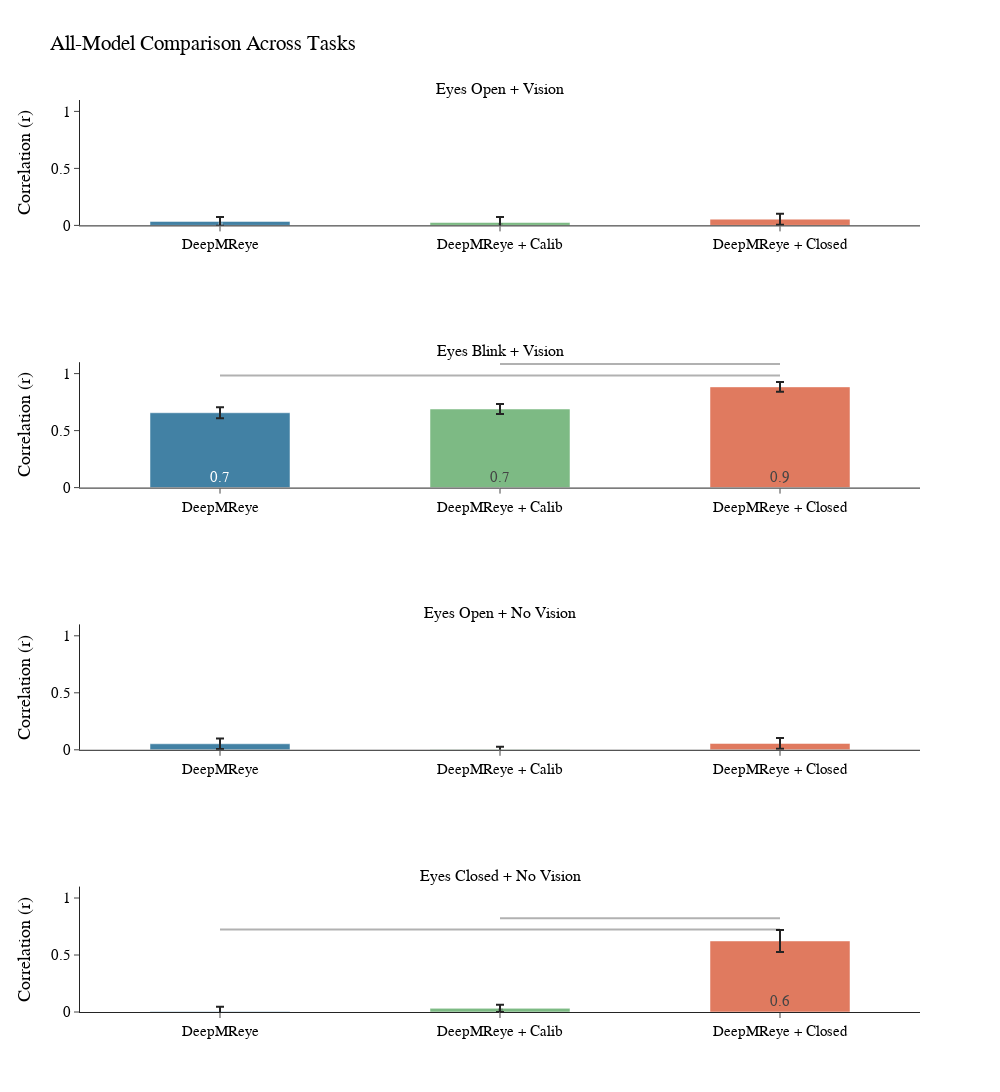

This figure's notebook cell:
### Code cell
# CORRELATION COMPARISON PLOTS
import plotly.graph_objects as go
from plotly.subplots import make_subplots
import pandas as pd

# Colors and layout
model_colors = {
    "ptclosed": "#4281A4",   # Blue
    "closed_ftcalib": "#7DBA84",    # Emerald
    "closed": "#E07A5F"    # Rust
}

# Task titles
task_titles = {
    "task_1": "Eyes Open + Vision",
    "task_2": "Eyes Blink + Vision",
    "task_3": "Eyes Open + No Vision",
    "task_4": "Eyes Closed + No Vision"
}

model_name_map = {
    "ptclosed": "DeepMReye",
    "closed_ftcalib": "DeepMReye + Calib",
    "closed": "DeepMReye + Closed"
}

# Create subplot figure: 4 tasks × 1 column
fig = make_subplots(
    rows=4, cols=1,
    subplot_titles=[title for title in task_titles.values()],
    vertical_spacing=0.15
)

task_list = list(task_titles.keys())

for row, task in enumerate(task_list, start=1):
    subset = df_corr[df_corr["task"] == task]

    means = subset.groupby("model")["corr"].mean() 
    stderrs = subset.groupby("model")["corr"].sem() 

    x_vals = [model_name_map[m] for m in ["ptclosed", "closed_ftcalib", "closed"]]
    y_vals = [means.get(m, 0) for m in ["ptclosed", "closed_ftcalib", "closed"]]
    errors = [stderrs.get(m, 0) for m in ["ptclosed", "closed_ftcalib", "closed"]]
    colors = [model_colors[m] for m in ["ptclosed", "closed_ftcalib", "closed"]]

    fig.add_trace(go.Bar(
        x=x_vals,
        y=y_vals,
        error_y=dict(type='data', array=errors),
        text=[f"{v:.1f}" for v in y_vals],
        textposition="inside",
        insidetextanchor="start",
        marker_color=colors,
        width=0.5,
        showlegend=False
    ), row=row, col=1)

    # Significance checks (pairwise)
    model_list = ["ptclosed", "closed_ftcalib", "closed"]
    pair_count = 0  # counter to stagger lines

    for i, model_a in enumerate(model_list):
        for model_b in model_list[i+1:]:
            sig_row = sig_df_corr[
            (sig_df_corr.task.apply(lambda x: x[0]) == task) &
            (sig_df_corr.model_a == model_a) &
            (sig_df_corr.model_b == model_b)
            ]
            if not sig_row.empty and sig_row.iloc[0].p_value < 0.05:
                max_y = max(y_vals)
                # Stagger lines by pair_count
                line_y = max_y + 0.1 + pair_count*0.1
                fig.add_shape(
                    type="line",
                    x0=model_name_map[model_a],
                    x1=model_name_map[model_b],
                    y0=line_y,
                    y1=line_y,
                    line=dict(color="black", width=2),
                    xref=f"x{row}",
                    yref=f"y{row}"
                )
                pair_count += 1  


# Layout
fig.update_layout(
    height=1400,
    width=1000,
    title_text="All-Model Comparison Across Tasks",
    template="simple_white",
    font=dict(family="Helvetica Neue", size=15, color="black")
)

# Standardize axes
for i in range(1, 5):
    fig.update_yaxes(
        range=[0, 1.1],
        title_text="Correlation (r)",
        row=i, col=1
    )

fig.show()

### Figure 1 — Plotly figure (JSON) as saved in the notebook; plotly's stock layout.template omitted (floating-point values rounded to 4 significant figures)
{"data": [{"error_y": {"array": [0.03879, 0.04685, 0.04824], "type": "data"}, "insidetextanchor": "start", "marker": {"color": ["#4281A4", "#7DBA84", "#E07A5F"]}, "showlegend": false, "text": ["0.0", "0.0", "0.1"], "textposition": "inside", "type": "bar", "width": 0.5, "x": ["DeepMReye", "DeepMReye + Calib", "DeepMReye + Closed"], "xaxis": "x", "y": [0.03509, 0.02582, 0.05499], "yaxis": "y"}, {"error_y": {"array": [0.04808, 0.04411, 0.04332], "type": "data"}, "insidetextanchor": "start", "marker": {"color": ["#4281A4", "#7DBA84", "#E07A5F"]}, "showlegend": false, "text": ["0.7", "0.7", "0.9"], "textposition": "inside", "type": "bar", "width": 0.5, "x": ["DeepMReye", "DeepMReye + Calib", "DeepMReye + Closed"], "xaxis": "x2", "y": [0.6566, 0.6896, 0.8835], "yaxis": "y2"}, {"error_y": {"array": [0.04651, 0.04436, 0.04751], "type": "data"}, "insidetextanchor": "start", "marker": {"color": ["#4281A4", "#7DBA84", "#E07A5F"]}, "showlegend": false, "text": ["0.1", "-0.0", "0.1"], "textposition": "inside", "type": "bar", "width": 0.5, "x": ["DeepMReye", "DeepMReye + Calib", "DeepMReye + Closed"], "xaxis": "x3", "y": [0.05271, -0.01654, 0.05596], "yaxis": "y3"}, {"error_y": {"array": [0.04211, 0.03146, 0.09659], "type": "data"}, "insidetextanchor": "start", "marker": {"color": ["#4281A4", "#7DBA84", "#E07A5F"]}, "showlegend": false, "text": ["0.0", "0.0", "0.6"], "textposition": "inside", "type": "bar", "width": 0.5, "x": ["DeepMReye", "DeepMReye + Calib", "DeepMReye + Closed"], "xaxis": "x4", "y": [0.003909, 0.03208, 0.6232], "yaxis": "y4"}], "layout": {"annotations": [{"font": {"size": 16}, "showarrow": false, "text": "Eyes Open + Vision", "x": 0.5, "xanchor": "center", "xref": "paper", "y": 1, "yanchor": "bottom", "yref": "paper"}, {"font": {"size": 16}, "showarrow": false, "text": "Eyes Blink + Vision", "x": 0.5, "xanchor": "center", "xref": "paper", "y": 0.7125, "yanchor": "bottom", "yref": "paper"}, {"font": {"size": 16}, "showarrow": false, "text": "Eyes Open + No Vision", "x": 0.5, "xanchor": "center", "xref": "paper", "y": 0.425, "yanchor": "bottom", "yref": "paper"}, {"font": {"size": 16}, "showarrow": false, "text": "Eyes Closed + No Vision", "x": 0.5, "xanchor": "center", "xref": "paper", "y": 0.1375, "yanchor": "bottom", "yref": "paper"}], "font": {"color": "black", "family": "Helvetica Neue", "size": 15}, "height": 1400, "shapes": [{"line": {"color": "black", "width": 2}, "type": "line", "x0": "DeepMReye", "x1": "DeepMReye + Closed", "xref": "x2", "y0": 0.9835, "y1": 0.9835, "yref": "y2"}, {"line": {"color": "black", "width": 2}, "type": "line", "x0": "DeepMReye + Calib", "x1": "DeepMReye + Closed", "xref": "x2", "y0": 1.084, "y1": 1.084, "yref": "y2"}, {"line": {"color": "black", "width": 2}, "type": "line", "x0": "DeepMReye", "x1": "DeepMReye + Closed", "xref": "x4", "y0": 0.7232, "y1": 0.7232, "yref": "y4"}, {"line": {"color": "black", "width": 2}, "type": "line", "x0": "DeepMReye + Calib", "x1": "DeepMReye + Closed", "xref": "x4", "y0": 0.8232, "y1": 0.8232, "yref": "y4"}], "title": {"text": "All-Model Comparison Across Tasks"}, "width": 1000, "xaxis": {"anchor": "y", "domain": [0, 1]}, "xaxis2": {"anchor": "y2", "domain": [0, 1]}, "xaxis3": {"anchor": "y3", "domain": [0, 1]}, "xaxis4": {"anchor": "y4", "domain": [0, 1]}, "yaxis": {"anchor": "x", "domain": [0.8625, 1], "range": [0, 1.1], "title": {"text": "Correlation (r)"}}, "yaxis2": {"anchor": "x2", "domain": [0.575, 0.7125], "range": [0, 1.1], "title": {"text": "Correlation (r)"}}, "yaxis3": {"anchor": "x3", "domain": [0.2875, 0.425], "range": [0, 1.1], "title": {"text": "Correlation (r)"}}, "yaxis4": {"anchor": "x4", "domain": [0, 0.1375], "range": [0, 1.1], "title": {"text": "Correlation (r)"}}}}
